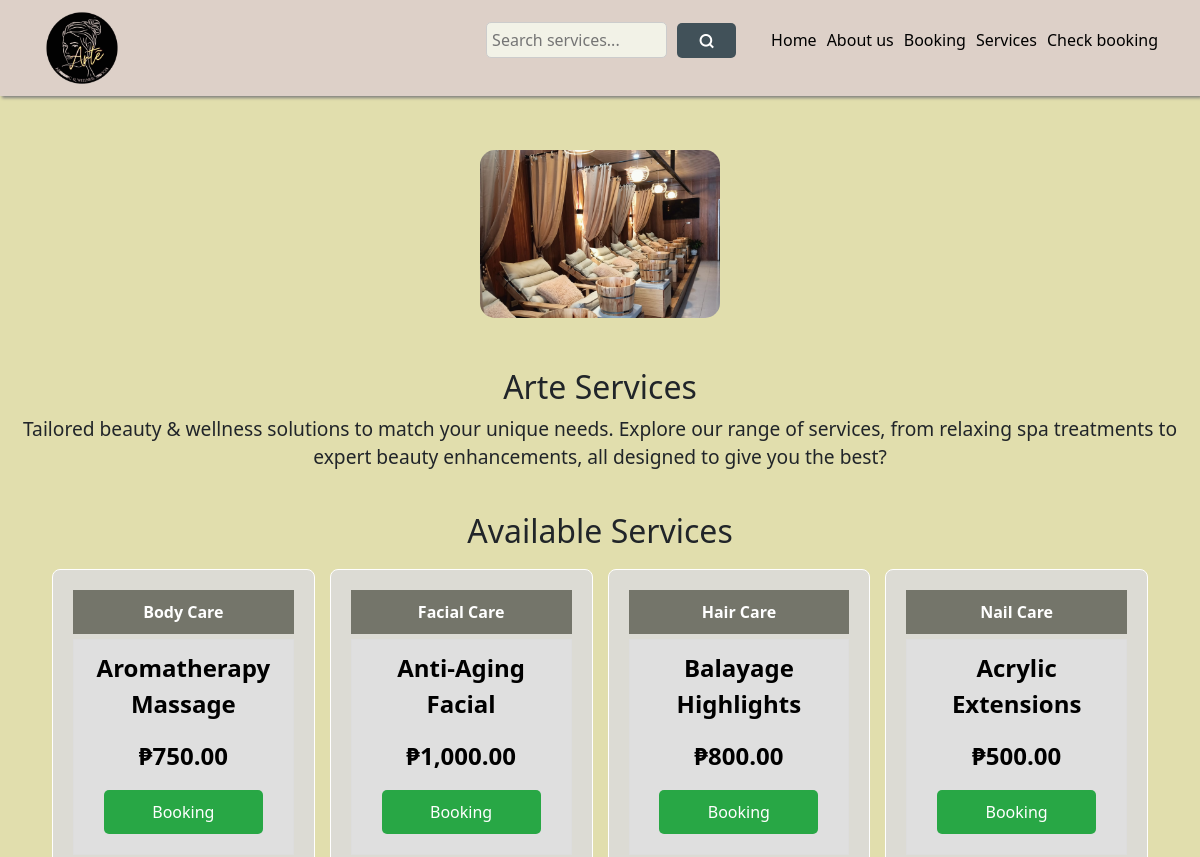
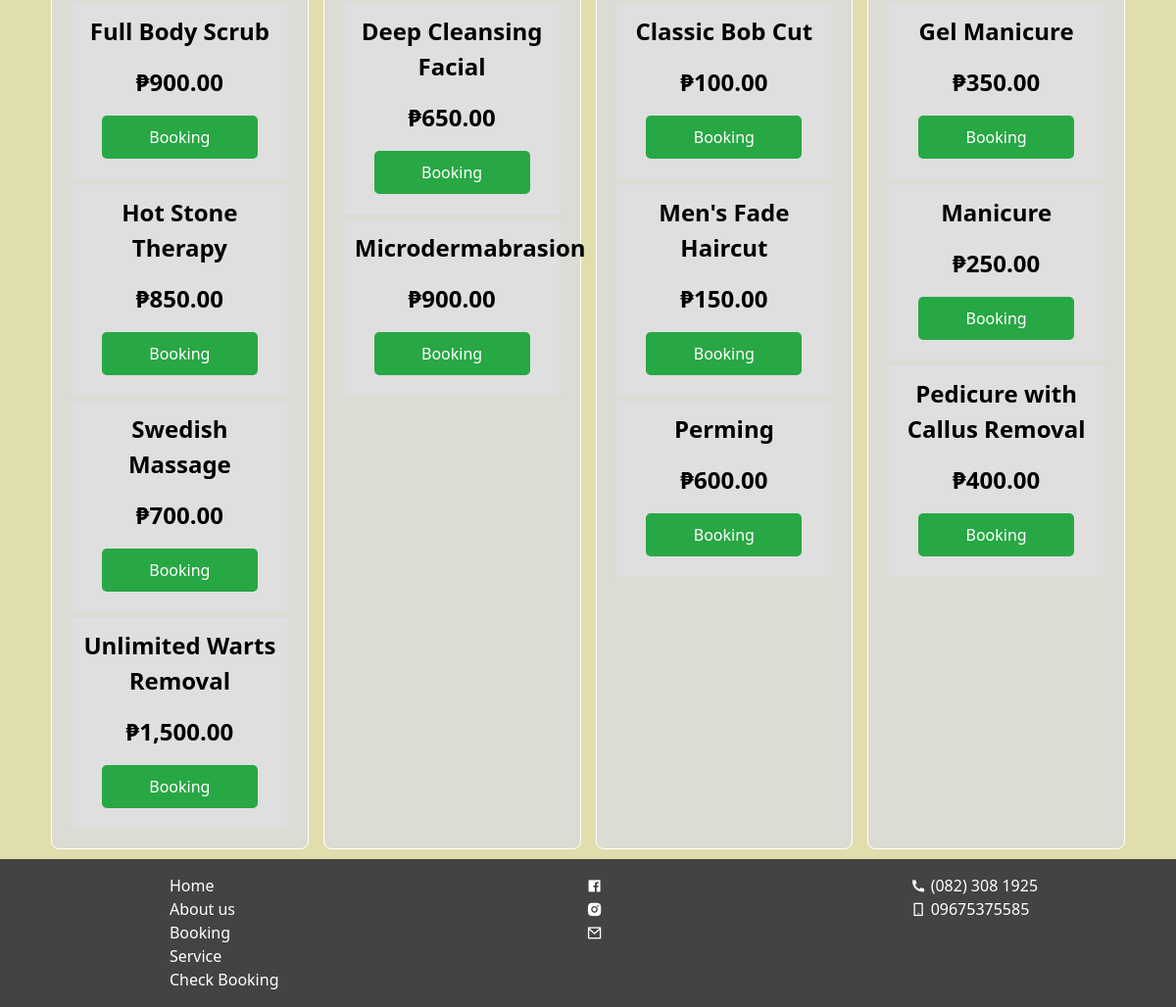
Screenshot of /service_details.php with the database file from the repository (2 pictures, top to bottom).
### tables this page shows
CREATE TABLE `tblservice` (
    `srv_id` int(11) NOT NULL AUTO_INCREMENT,
    `srv_type` varchar(50) NOT NULL,
    `srv_name` varchar(100) NOT NULL,
    `srv_price` decimal(10,2) NOT NULL,
    PRIMARY KEY (`srv_id`)
);

### service_details.php (the view, shortened to what this page needs)
<!DOCTYPE html>
<html lang="en">
<head>
    <link href="https://cdn.jsdelivr.net/npm/remixicon@4.5.0/fonts/remixicon.css" rel="stylesheet">
    <link href="https://cdn.jsdelivr.net/npm/bootstrap@5.3.0/dist/css/bootstrap.min.css" rel="stylesheet">
    <link rel="stylesheet" href="assets/css/service_details.css?v=<?php echo time(); ?>">
    <link rel="stylesheet" href="assets/css/footer-style.css?v=<?php echo time(); ?>">
    <link rel="stylesheet" href="assets/css/booking.css?v=<?php echo time(); ?>">
    <link rel="stylesheet" href="assets/css/style.css?v=<?php echo time(); ?>">
    <link rel="stylesheet" href="assets/css/service-info.css?v=<?php echo time(); ?>">
    <link rel="stylesheet" href="assets/css/navigation.css?v=<?php echo time(); ?>">
</head>
<header>
    <?php include 'includes/navbar.php'; ?>
</header>
<body>
<section class="service_section" id="service_details">
<div class="service-herosection">
      <div class="content">
          <div class="img-container-service">
              <img src="assets/imgs/bg1.jpg" alt="">
          </div>
          <div class="description-container">
          <h2>Arte Services</h2>
              <p> Tailored beauty & wellness solutions to match your unique needs. Explore our range of services, from relaxing spa treatments to expert beauty enhancements, all designed to give you the best? </p>
          </div>
     </div>
</div>
</section>
<div class="container mt-4">
<h2 style="text-align:center;">Available Services</h2>
    <?php
    $services = [];
    $query = "SELECT srv_type, srv_name, srv_price, srv_id FROM tblservice ORDER BY srv_type, srv_name";
    $res = $conn->query($query);
    while ($row = $res->fetch_assoc()) {
        $services[$row['srv_type']][] = $row;
    }
    ?>
    <div class="grid-container">
        <?php foreach ($services as $type => $serviceList): ?>
            <div class="grid-item">
                <div class="service-header"><?php echo htmlspecialchars($type); ?></div>
                <?php foreach ($serviceList as $service): ?>
                    <div class="service-row">
                        <p><?php echo htmlspecialchars($service['srv_name']); ?></p>
                        <p>₱<?php echo number_format($service['srv_price'], 2); ?></p>
                        <a class="btn-cta-book" href="#booking-modal">Booking</a></li>
                    </div>
                <?php endforeach; ?>
            </div>
        <?php endforeach; ?>
    </div>
</div>
<?php include 'includes/footer.php'; ?>
</body>
</html>

### assets/css/service_details.css (style rules this page uses)
body { background-color: #e1dead; }
.service_section { width: 100%; margin-top: 150px; }
.service-herosection { display: flex; flex-direction: column; justify-content: center; text-align: center; width: 100%; align-items: center; position: relative; }
.service-herosection .content { width: 100%; display: flex; flex-direction: column; }
.img-container-service { margin: auto; width: 240px; }
.img-container-service img { width: 100%; border-radius: 15px; }
.description-container { margin-top: 50px; }
.description-container p { font-size: 1.2rem; }
.grid-container { display: grid; grid-template-columns: repeat(auto-fit, minmax(120px, 1fr)); gap: 15px; text-align: center; padding: 10px; }
.grid-item { background: #dcdbd4; color: black; padding: 20px; border-radius: 8px; font-size: 16px; border: 1px solid white; }
.service-header { background: #74756a; text-align: center; font-weight: bold; padding: 10px; color: white; }
.service-row { background: #dfdfdf; color: black; padding: 10px; border: 1px solid #ddd; margin-top: 5px; }
.service-row p { font-weight: 700; font-size: 1.5rem; }
.btn-cta-book { background: #28a745; color: white; border: none; padding: 10px 20px; border-radius: 5px; cursor: pointer; display: block; width: 80%; max-width: 200px; margin: 10px auto; text-align: center; }

### assets/css/style.css (style rules this page uses)
* { margin: 0; padding: 0; box-sizing: border-box; }
a { text-decoration: none; color: black; }
p, span, div { caret-color: transparent; }
h1,h2,h3,h4,h5,h6 { caret-color: transparent; user-select: none; }
html { scroll-behavior: smooth; }

### assets/css/navigation.css (style rules this page uses)
a { text-decoration: none; }
* { margin: 0; padding: 0; box-sizing: border-box; }

### rows the page displays
tblservice: srv_name "Aromatherapy Massage", srv_price "750.00"
tblservice: srv_name "Full Body Scrub", srv_price "900.00"
tblservice: srv_name "Hot Stone Therapy", srv_price "850.00"
tblservice: srv_name "Swedish Massage", srv_price "700.00"
tblservice: srv_name "Unlimited Warts Removal", srv_price "1,500.00"
tblservice: srv_name "Anti-Aging Facial", srv_price "1,000.00"
tblservice: srv_name "Deep Cleansing Facial", srv_price "650.00"
tblservice: srv_name "Microdermabrasion", srv_price "900.00"
tblservice: srv_name "Balayage Highlights", srv_price "800.00"
tblservice: srv_name "Classic Bob Cut", srv_price "100.00"
tblservice: srv_name "Men's Fade Haircut", srv_price "150.00"
tblservice: srv_name "Perming", srv_price "600.00"
tblservice: srv_name "Acrylic Extensions", srv_price "500.00"
tblservice: srv_name "Gel Manicure", srv_price "350.00"
tblservice: srv_name "Manicure", srv_price "250.00"
tblservice: srv_name "Pedicure with Callus Removal", srv_price "400.00"

### other values shown
$type "Body Care"
$type "Facial Care"
$type "Hair Care"
$type "Nail Care"
